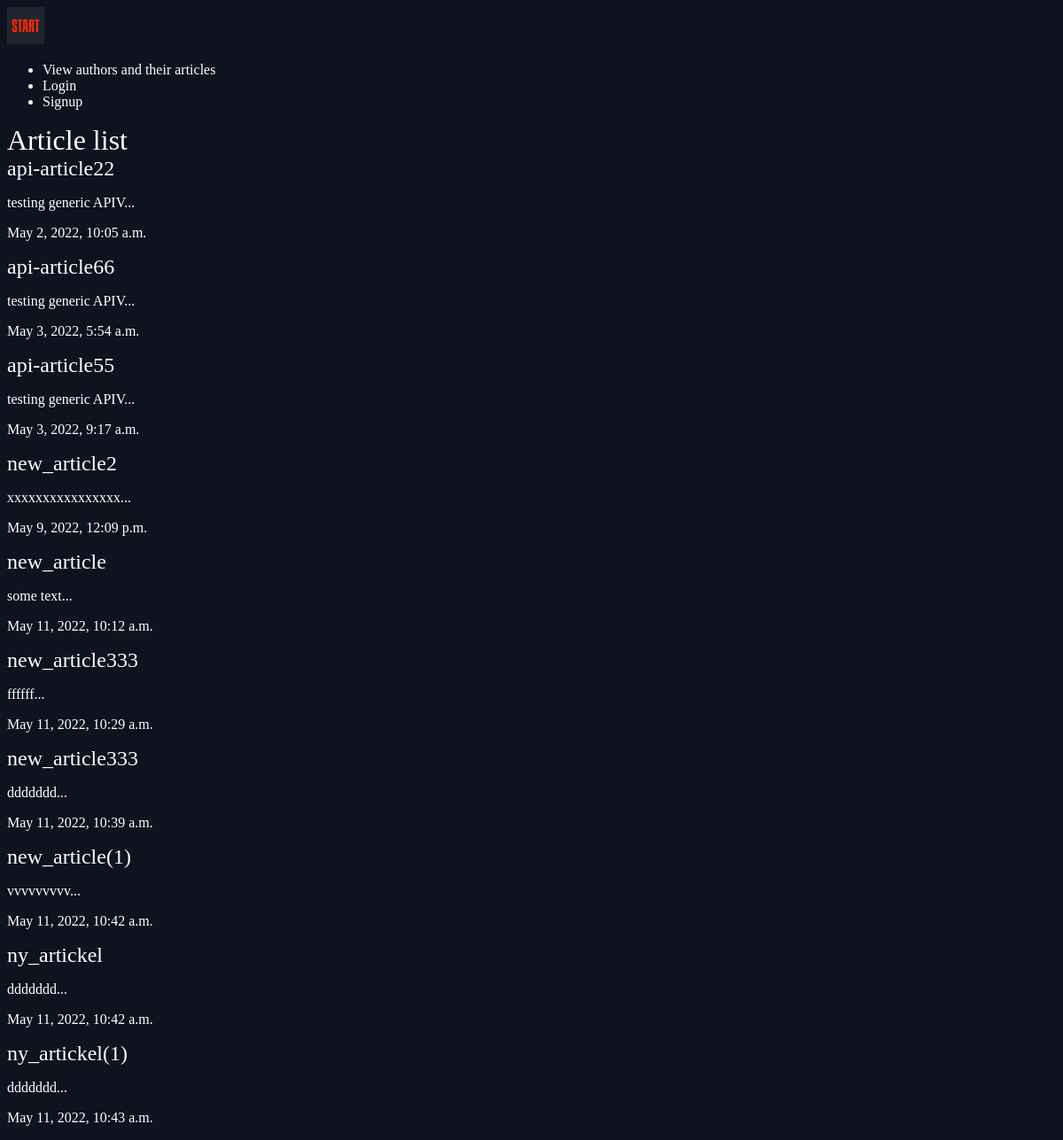
The app's page /articles/, older data.
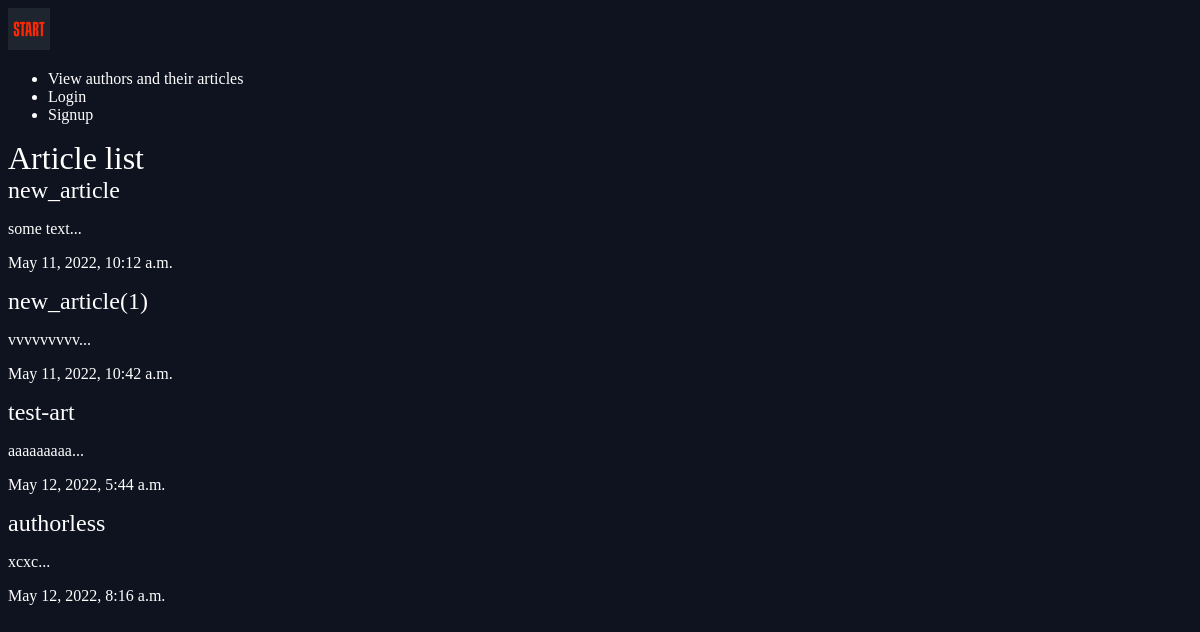
The same page, newer data.
### articles/models.py (models this page shows, shortened)
class Article (models.Model):
    id = models.BigAutoField(primary_key=True)
    title = models.CharField(max_length=100)
    slug = models.SlugField()
    body = models.TextField()
    date = models.DateTimeField(auto_now_add=True)
    thumb = models.ImageField(default="default.png", blank=True)
    author = models.ForeignKey(User, default=None, on_delete=models.SET_NULL, null=True)
    def snippet(self):
        return self.body[:20] + "..."

### articles/views.py (the view)
# urls.py: path(r'', views.article_list, name='list'),
def article_list(request):
    articles = Article.objects.all().order_by("date")
    return render(request, "articles/article_list.html", { 'articles': articles})

### articles/templates/articles/article_list.html
{% extends 'base_layout.html' %}
{% block content %}
        <h1> Article list </h1>
        <div class="articles">
        {% for article in articles %}
        <div class="article">
            <h2> <a href="{% url 'articles:detail' slug=article.slug %}"> {{article.title}} </a> </h2>
            <p>{{article.snippet}}</p>
            <p>{{article.date}}</p>
        </div>
        {%endfor%}
    </div>
{% endblock %}

### templates/base_layout.html (shortened to what this page needs)
{% load static %}
<!DOCTYPE HTML>
<html>
    <head>
        <link rel="stylesheet" href="{% static 'styles.css' %}">
    </head>
    <body>
        <header class="wrapper">
            <nav>
               <a href="{% url 'articles:list' %}"><img src="{% static 'start-button.png' %}"  style="width:42px;height:42px;"></a>
               <ul>
                    <li><a href="{% url 'articles:authors_articles' %}">View authors and their articles</a></li>
                    {% if user.is_authenticated %}
                    <li>
                        <form class="logout-link" action="{% url 'accounts:logout' %}" method="post">
                            {% csrf_token %}
                            <button type="submit" >Logout</button>
                        </form>
                    </li>
                    <li><a href="{% url 'articles:create' %}" class=" highlight">New Article</a></li>
                    <li><a href="{% url 'accounts:profile' %}" class=" highlight">View Profile</a></li>
                    {% else %}
                    <li><a href="{% url 'accounts:login' %}">Login</a></li>
                    <li><a href="{% url 'accounts:signup' %}">Signup</a></li>
                    {% endif %}
                </ul>
            </nav>
        </header>
        <div class="wrapper">
            {% block content%}
            {% endblock %}
        </div>
    </body>
    </html>

### assets/styles.css (style rules this page uses)
body { background-color: #0f121f; background-image:url(); background-repeat: no-repeat; color: #fff; }
body * { font-family: Ubuntu; }
h1, h2, h3, h4, h5 { font-weight: normal; margin: 0; }
a, a:hover, a:visited { color: #fff; text-decoration: none; }

Row changes from the older to the newer data that the page shows:
removed Article: title "api-article22", snippet "testing generic APIV...", date "May 2, 2022, 10:05 a.m."
removed Article: title "api-article66", snippet "testing generic APIV...", date "May 3, 2022, 5:54 a.m."
removed Article: title "api-article55", snippet "testing generic APIV...", date "May 3, 2022, 9:17 a.m."
removed Article: title "new_article2", snippet "xxxxxxxxxxxxxxxx...", date "May 9, 2022, 12:09 p.m."
removed Article: title "new_article333", snippet "ffffff...", date "May 11, 2022, 10:29 a.m."
removed Article: title "new_article333", snippet "ddddddd...", date "May 11, 2022, 10:39 a.m."
removed Article: title "ny_artickel", snippet "ddddddd...", date "May 11, 2022, 10:42 a.m."
removed Article: title "ny_artickel(1)", snippet "ddddddd...", date "May 11, 2022, 10:43 a.m."
added Article: title "test-art", snippet "aaaaaaaaa...", date "May 12, 2022, 5:44 a.m."
added Article: title "authorless", snippet "xcxc...", date "May 12, 2022, 8:16 a.m."
